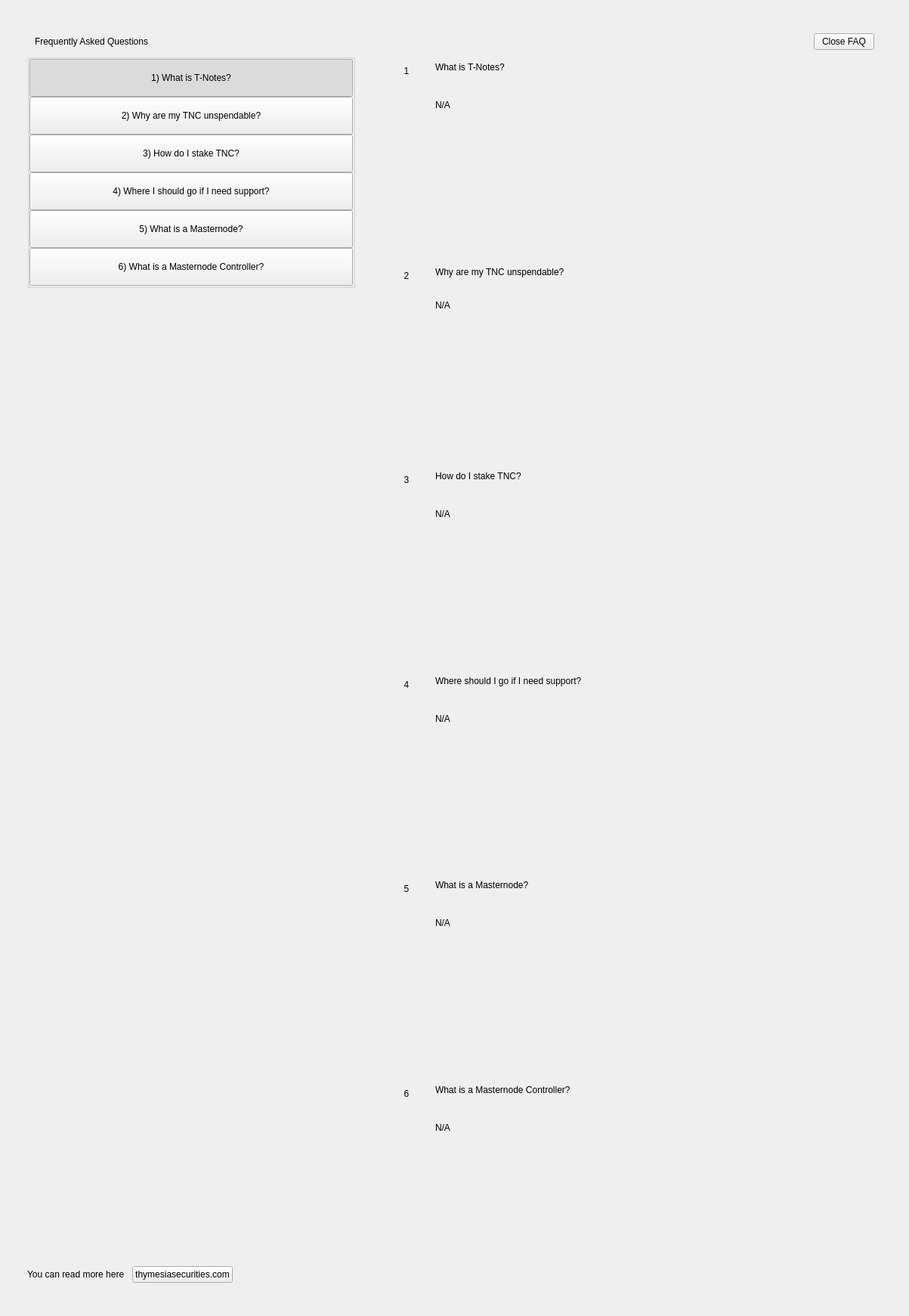
<?xml version="1.0" encoding="UTF-8"?>
<ui version="4.0">
 <class>SettingsFaqWidget</class>
 <widget class="QWidget" name="SettingsFaqWidget">
  <property name="geometry">
   <rect>
    <x>0</x>
    <y>0</y>
    <width>1203</width>
    <height>1741</height>
   </rect>
  </property>
  <property name="windowTitle">
   <string>Form</string>
  </property>
  <layout class="QHBoxLayout" name="horizontalLayout" stretch="0">
   <property name="spacing">
    <number>0</number>
   </property>
   <property name="leftMargin">
    <number>0</number>
   </property>
   <property name="topMargin">
    <number>0</number>
   </property>
   <property name="rightMargin">
    <number>0</number>
   </property>
   <property name="bottomMargin">
    <number>0</number>
   </property>
   <item>
    <widget class="PFBorderImage" name="container">
     <layout class="QVBoxLayout" name="verticalLayoutcont">
      <property name="leftMargin">
       <number>36</number>
      </property>
      <property name="topMargin">
       <number>44</number>
      </property>
      <property name="rightMargin">
       <number>36</number>
      </property>
      <property name="bottomMargin">
       <number>44</number>
      </property>
      <item>
       <layout class="QHBoxLayout" name="horizontalLayout_3">
        <property name="spacing">
         <number>0</number>
        </property>
        <property name="leftMargin">
         <number>10</number>
        </property>
        <property name="rightMargin">
         <number>10</number>
        </property>
        <item>
         <widget class="QLabel" name="labelTitle">
          <property name="text">
           <string>Frequently Asked Questions</string>
          </property>
         </widget>
        </item>
        <item>
         <spacer name="horizontalSpacer">
          <property name="orientation">
           <enum>Qt::Horizontal</enum>
          </property>
          <property name="sizeHint" stdset="0">
           <size>
            <width>40</width>
            <height>20</height>
           </size>
          </property>
         </spacer>
        </item>
        <item>
         <widget class="QPushButton" name="pushButtonExit">
          <property name="text">
           <string>Close FAQ</string>
          </property>
         </widget>
        </item>
       </layout>
      </item>
      <item>
       <layout class="QHBoxLayout" name="horizontalLayout_6" stretch="2,0,3">
        <item>
         <widget class="QWidget" name="left" native="true">
          <layout class="QVBoxLayout" name="verticalLayout_3">
           <property name="leftMargin">
            <number>0</number>
           </property>
           <property name="topMargin">
            <number>0</number>
           </property>
           <property name="rightMargin">
            <number>0</number>
           </property>
           <property name="bottomMargin">
            <number>0</number>
           </property>
           <item>
            <layout class="QVBoxLayout" name="verticalLayout_2">
             <property name="spacing">
              <number>0</number>
             </property>
             <item>
              <widget class="QWidget" name="containerButtons" native="true">
               <layout class="QVBoxLayout" name="verticalLayout">
                <property name="spacing">
                 <number>0</number>
                </property>
                <property name="leftMargin">
                 <number>0</number>
                </property>
                <property name="topMargin">
                 <number>0</number>
                </property>
                <property name="rightMargin">
                 <number>0</number>
                </property>
                <property name="bottomMargin">
                 <number>0</number>
                </property>
                <item>
                 <widget class="QGroupBox" name="groupBox">
                  <property name="title">
                   <string/>
                  </property>
                  <layout class="QVBoxLayout" name="verticalLayout_9">
                   <property name="spacing">
                    <number>0</number>
                   </property>
                   <property name="leftMargin">
                    <number>0</number>
                   </property>
                   <property name="topMargin">
                    <number>0</number>
                   </property>
                   <property name="rightMargin">
                    <number>0</number>
                   </property>
                   <property name="bottomMargin">
                    <number>0</number>
                   </property>
                   <item>
                    <widget class="QPushButton" name="pushButton_Intro">
                     <property name="minimumSize">
                      <size>
                       <width>0</width>
                       <height>50</height>
                      </size>
                     </property>
                     <property name="maximumSize">
                      <size>
                       <width>16777215</width>
                       <height>50</height>
                      </size>
                     </property>
                     <property name="focusPolicy">
                      <enum>Qt::NoFocus</enum>
                     </property>
                     <property name="text">
                      <string>1) What is T-Notes?</string>
                     </property>
                     <property name="checkable">
                      <bool>true</bool>
                     </property>
                     <property name="checked">
                      <bool>true</bool>
                     </property>
                     <property name="autoExclusive">
                      <bool>true</bool>
                     </property>
                    </widget>
                   </item>
                   <item>
                    <widget class="QPushButton" name="pushButton_UnspendableTNC">
                     <property name="minimumSize">
                      <size>
                       <width>0</width>
                       <height>50</height>
                      </size>
                     </property>
                     <property name="maximumSize">
                      <size>
                       <width>16777215</width>
                       <height>50</height>
                      </size>
                     </property>
                     <property name="focusPolicy">
                      <enum>Qt::NoFocus</enum>
                     </property>
                     <property name="text">
                      <string>2) Why are my TNC unspendable?</string>
                     </property>
                     <property name="checkable">
                      <bool>true</bool>
                     </property>
                     <property name="autoExclusive">
                      <bool>true</bool>
                     </property>
                    </widget>
                   </item>
                   <item>
                    <widget class="QPushButton" name="pushButton_Stake">
                     <property name="minimumSize">
                      <size>
                       <width>0</width>
                       <height>50</height>
                      </size>
                     </property>
                     <property name="focusPolicy">
                      <enum>Qt::NoFocus</enum>
                     </property>
                     <property name="text">
                      <string>3) How do I stake TNC?</string>
                     </property>
                     <property name="checkable">
                      <bool>true</bool>
                     </property>
                     <property name="autoExclusive">
                      <bool>true</bool>
                     </property>
                    </widget>
                   </item>
                   <item>
                    <widget class="QPushButton" name="pushButton_Support">
                     <property name="minimumSize">
                      <size>
                       <width>0</width>
                       <height>50</height>
                      </size>
                     </property>
                     <property name="focusPolicy">
                      <enum>Qt::NoFocus</enum>
                     </property>
                     <property name="text">
                      <string>4) Where I should go if I need support?</string>
                     </property>
                     <property name="checkable">
                      <bool>true</bool>
                     </property>
                     <property name="autoExclusive">
                      <bool>true</bool>
                     </property>
                    </widget>
                   </item>
                   <item>
                    <widget class="QPushButton" name="pushButton_Masternode">
                     <property name="minimumSize">
                      <size>
                       <width>0</width>
                       <height>50</height>
                      </size>
                     </property>
                     <property name="focusPolicy">
                      <enum>Qt::NoFocus</enum>
                     </property>
                     <property name="text">
                      <string>5) What is a Masternode?</string>
                     </property>
                     <property name="checkable">
                      <bool>true</bool>
                     </property>
                     <property name="autoExclusive">
                      <bool>true</bool>
                     </property>
                    </widget>
                   </item>
                   <item>
                    <widget class="QPushButton" name="pushButton_MNController">
                     <property name="minimumSize">
                      <size>
                       <width>0</width>
                       <height>50</height>
                      </size>
                     </property>
                     <property name="focusPolicy">
                      <enum>Qt::NoFocus</enum>
                     </property>
                     <property name="text">
                      <string>6) What is a Masternode Controller?</string>
                     </property>
                     <property name="checkable">
                      <bool>true</bool>
                     </property>
                     <property name="autoExclusive">
                      <bool>true</bool>
                     </property>
                    </widget>
                   </item>
                  </layout>
                 </widget>
                </item>
               </layout>
              </widget>
             </item>
             <item>
              <spacer name="verticalSpacer">
               <property name="orientation">
                <enum>Qt::Vertical</enum>
               </property>
               <property name="sizeHint" stdset="0">
                <size>
                 <width>20</width>
                 <height>40</height>
                </size>
               </property>
              </spacer>
             </item>
             <item>
              <layout class="QHBoxLayout" name="horizontalLayout_2">
               <item>
                <widget class="QLabel" name="labelWebLink">
                 <property name="text">
                  <string>You can read more here</string>
                 </property>
                </widget>
               </item>
               <item>
                <spacer name="horizontalSpacer_4">
                 <property name="orientation">
                  <enum>Qt::Horizontal</enum>
                 </property>
                 <property name="sizeType">
                  <enum>QSizePolicy::Minimum</enum>
                 </property>
                 <property name="sizeHint" stdset="0">
                  <size>
                   <width>10</width>
                   <height>20</height>
                  </size>
                 </property>
                </spacer>
               </item>
               <item>
                <widget class="QPushButton" name="pushButtonWebLink">
                 <property name="focusPolicy">
                  <enum>Qt::NoFocus</enum>
                 </property>
                 <property name="text">
                  <string>thymesiasecurities.com</string>
                 </property>
                </widget>
               </item>
               <item>
                <spacer name="horizontalSpacer_2">
                 <property name="orientation">
                  <enum>Qt::Horizontal</enum>
                 </property>
                 <property name="sizeHint" stdset="0">
                  <size>
                   <width>40</width>
                   <height>20</height>
                  </size>
                 </property>
                </spacer>
               </item>
              </layout>
             </item>
            </layout>
           </item>
          </layout>
         </widget>
        </item>
        <item>
         <spacer name="horizontalSpacer_3">
          <property name="orientation">
           <enum>Qt::Horizontal</enum>
          </property>
          <property name="sizeType">
           <enum>QSizePolicy::Minimum</enum>
          </property>
          <property name="sizeHint" stdset="0">
           <size>
            <width>40</width>
            <height>20</height>
           </size>
          </property>
         </spacer>
        </item>
        <item>
         <widget class="QWidget" name="right" native="true">
          <layout class="QVBoxLayout" name="verticalLayout_5">
           <property name="leftMargin">
            <number>0</number>
           </property>
           <property name="topMargin">
            <number>0</number>
           </property>
           <property name="rightMargin">
            <number>0</number>
           </property>
           <property name="bottomMargin">
            <number>0</number>
           </property>
           <item>
            <layout class="QVBoxLayout" name="verticalLayout_6">
             <property name="spacing">
              <number>0</number>
             </property>
             <item>
              <widget class="QScrollArea" name="scrollAreaFaq">
               <property name="styleSheet">
                <string notr="true">#scrollAreaFaq { background:transparent; }</string>
               </property>
               <property name="horizontalScrollBarPolicy">
                <enum>Qt::ScrollBarAlwaysOff</enum>
               </property>
               <property name="sizeAdjustPolicy">
                <enum>QAbstractScrollArea::AdjustIgnored</enum>
               </property>
               <property name="widgetResizable">
                <bool>true</bool>
               </property>
               <property name="alignment">
                <set>Qt::AlignLeading|Qt::AlignLeft|Qt::AlignTop</set>
               </property>
               <widget class="QWidget" name="scrollAreaWidgetContents">
                <property name="geometry">
                 <rect>
                  <x>0</x>
                  <y>0</y>
                  <width>642</width>
                  <height>1614</height>
                 </rect>
                </property>
                <property name="autoFillBackground">
                 <bool>false</bool>
                </property>
                <property name="styleSheet">
                 <string notr="true">#scrollAreaWidgetContents { background:transparent; }</string>
                </property>
                <layout class="QVBoxLayout" name="verticalLayout_7">
                 <property name="spacing">
                  <number>0</number>
                 </property>
                 <property name="sizeConstraint">
                  <enum>QLayout::SetDefaultConstraint</enum>
                 </property>
                 <property name="leftMargin">
                  <number>0</number>
                 </property>
                 <property name="topMargin">
                  <number>0</number>
                 </property>
                 <property name="rightMargin">
                  <number>0</number>
                 </property>
                 <property name="bottomMargin">
                  <number>0</number>
                 </property>
                 <item>
                  <widget class="QWidget" name="widget_Intro" native="true">
                   <property name="minimumSize">
                    <size>
                     <width>300</width>
                     <height>0</height>
                    </size>
                   </property>
                   <layout class="QHBoxLayout" name="horizontalLayout_Intro" stretch="0,1">
                    <item alignment="Qt::AlignTop">
                     <widget class="QLabel" name="labelNumber_Intro">
                      <property name="minimumSize">
                       <size>
                        <width>24</width>
                        <height>24</height>
                       </size>
                      </property>
                      <property name="maximumSize">
                       <size>
                        <width>16777215</width>
                        <height>24</height>
                       </size>
                      </property>
                      <property name="text">
                       <string>1</string>
                      </property>
                      <property name="alignment">
                       <set>Qt::AlignCenter</set>
                      </property>
                     </widget>
                    </item>
                    <item>
                     <layout class="QVBoxLayout" name="verticalLayout_Intro">
                      <property name="leftMargin">
                       <number>20</number>
                      </property>
                      <property name="rightMargin">
                       <number>20</number>
                      </property>
                      <item>
                       <widget class="QLabel" name="labelSubtitle_Intro">
                        <property name="text">
                         <string>What is T-Notes?</string>
                        </property>
                        <property name="wordWrap">
                         <bool>true</bool>
                        </property>
                       </widget>
                      </item>
                      <item>
                       <spacer name="verticalSpacer1_Intro">
                        <property name="orientation">
                         <enum>Qt::Vertical</enum>
                        </property>
                        <property name="sizeType">
                         <enum>QSizePolicy::Fixed</enum>
                        </property>
                        <property name="sizeHint" stdset="0">
                         <size>
                          <width>20</width>
                          <height>30</height>
                         </size>
                        </property>
                       </spacer>
                      </item>
                      <item>
                       <widget class="QLabel" name="labelContent_Intro">
                        <property name="text">
                         <string notr="true">N/A</string>
                        </property>
                        <property name="alignment">
                         <set>Qt::AlignLeading|Qt::AlignLeft|Qt::AlignTop</set>
                        </property>
                        <property name="wordWrap">
                         <bool>true</bool>
                        </property>
                       </widget>
                      </item>
                      <item>
                       <spacer name="verticalSpacer2_Intro">
                        <property name="orientation">
                         <enum>Qt::Vertical</enum>
                        </property>
                        <property name="sizeHint" stdset="0">
                         <size>
                          <width>20</width>
                          <height>20</height>
                         </size>
                        </property>
                       </spacer>
                      </item>
                     </layout>
                    </item>
                   </layout>
                  </widget>
                 </item>
                 <item>
                  <widget class="QWidget" name="widget_UnspendableTNC" native="true">
                   <layout class="QHBoxLayout" name="horizontalPage_UnspendableTNC" stretch="0,1">
                    <item alignment="Qt::AlignTop">
                     <widget class="QLabel" name="labelNumber_UnspendableTNC">
                      <property name="minimumSize">
                       <size>
                        <width>24</width>
                        <height>24</height>
                       </size>
                      </property>
                      <property name="maximumSize">
                       <size>
                        <width>16777215</width>
                        <height>24</height>
                       </size>
                      </property>
                      <property name="text">
                       <string>2</string>
                      </property>
                      <property name="alignment">
                       <set>Qt::AlignCenter</set>
                      </property>
                     </widget>
                    </item>
                    <item>
                     <layout class="QVBoxLayout" name="verticalLayout_UnspendableTNC">
                      <property name="spacing">
                       <number>0</number>
                      </property>
                      <property name="leftMargin">
                       <number>20</number>
                      </property>
                      <property name="rightMargin">
                       <number>20</number>
                      </property>
                      <item>
                       <widget class="QLabel" name="labelSubtitle_UnspendableTNC">
                        <property name="text">
                         <string>Why are my TNC unspendable?</string>
                        </property>
                        <property name="wordWrap">
                         <bool>true</bool>
                        </property>
                       </widget>
                      </item>
                      <item>
                       <spacer name="verticalSpacer1_UnspendableTNC">
                        <property name="orientation">
                         <enum>Qt::Vertical</enum>
                        </property>
                        <property name="sizeType">
                         <enum>QSizePolicy::Fixed</enum>
                        </property>
                        <property name="sizeHint" stdset="0">
                         <size>
                          <width>20</width>
                          <height>30</height>
                         </size>
                        </property>
                       </spacer>
                      </item>
                      <item>
                       <widget class="QLabel" name="labelContent_UnspendableTNC">
                        <property name="text">
                         <string notr="true">N/A</string>
                        </property>
                        <property name="alignment">
                         <set>Qt::AlignLeading|Qt::AlignLeft|Qt::AlignTop</set>
                        </property>
                        <property name="wordWrap">
                         <bool>true</bool>
                        </property>
                       </widget>
                      </item>
                      <item>
                       <spacer name="verticalSpacer2_UnspendableTNC">
                        <property name="orientation">
                         <enum>Qt::Vertical</enum>
                        </property>
                        <property name="sizeHint" stdset="0">
                         <size>
                          <width>20</width>
                          <height>20</height>
                         </size>
                        </property>
                       </spacer>
                      </item>
                     </layout>
                    </item>
                   </layout>
                  </widget>
                 </item>
                 <item>
                  <widget class="QWidget" name="widget_Stake" native="true">
                   <layout class="QHBoxLayout" name="horizontalpage_Stake" stretch="0,1">
                    <item alignment="Qt::AlignTop">
                     <widget class="QLabel" name="labelNumber_Stake">
                      <property name="minimumSize">
                       <size>
                        <width>24</width>
                        <height>24</height>
                       </size>
                      </property>
                      <property name="maximumSize">
                       <size>
                        <width>16777215</width>
                        <height>24</height>
                       </size>
                      </property>
                      <property name="text">
                       <string>3</string>
                      </property>
                      <property name="alignment">
                       <set>Qt::AlignCenter</set>
                      </property>
                     </widget>
                    </item>
                    <item>
                     <layout class="QVBoxLayout" name="verticalLayoutpage_Stake">
                      <property name="leftMargin">
                       <number>20</number>
                      </property>
                      <property name="rightMargin">
                       <number>20</number>
                      </property>
                      <item>
                       <widget class="QLabel" name="labelSubtitle_Stake">
                        <property name="text">
                         <string>How do I stake TNC?</string>
                        </property>
                        <property name="wordWrap">
                         <bool>true</bool>
                        </property>
                       </widget>
                      </item>
                      <item>
                       <spacer name="verticalSpacer1_Stake">
                        <property name="orientation">
                         <enum>Qt::Vertical</enum>
                        </property>
                        <property name="sizeType">
                         <enum>QSizePolicy::Fixed</enum>
                        </property>
                        <property name="sizeHint" stdset="0">
                         <size>
                          <width>20</width>
                          <height>30</height>
                         </size>
                        </property>
                       </spacer>
                      </item>
                      <item>
                       <widget class="QLabel" name="labelContent_Stake">
                        <property name="text">
                         <string notr="true">N/A</string>
                        </property>
                        <property name="alignment">
                         <set>Qt::AlignLeading|Qt::AlignLeft|Qt::AlignTop</set>
                        </property>
                        <property name="wordWrap">
                         <bool>true</bool>
                        </property>
                       </widget>
                      </item>
                      <item>
                       <spacer name="verticalSpacer2_Stake">
                        <property name="orientation">
                         <enum>Qt::Vertical</enum>
                        </property>
                        <property name="sizeHint" stdset="0">
                         <size>
                          <width>20</width>
                          <height>20</height>
                         </size>
                        </property>
                       </spacer>
                      </item>
                     </layout>
                    </item>
                   </layout>
                  </widget>
                 </item>
                 <item>
                  <widget class="QWidget" name="widget_Support" native="true">
                   <layout class="QHBoxLayout" name="horizontalpage_Support" stretch="0,1">
                    <item alignment="Qt::AlignTop">
                     <widget class="QLabel" name="labelNumber_Support">
                      <property name="minimumSize">
                       <size>
                        <width>24</width>
                        <height>24</height>
                       </size>
                      </property>
                      <property name="maximumSize">
                       <size>
                        <width>16777215</width>
                        <height>24</height>
                       </size>
                      </property>
                      <property name="text">
                       <string>4</string>
                      </property>
                      <property name="alignment">
                       <set>Qt::AlignCenter</set>
                      </property>
                     </widget>
                    </item>
                    <item>
                     <layout class="QVBoxLayout" name="verticalLayoutpage_Support">
                      <property name="leftMargin">
                       <number>20</number>
                      </property>
                      <property name="rightMargin">
                       <number>20</number>
                      </property>
                      <item>
                       <widget class="QLabel" name="labelSubtitle_Support">
                        <property name="text">
                         <string>Where should I go if I need support?</string>
                        </property>
                        <property name="wordWrap">
                         <bool>true</bool>
                        </property>
                       </widget>
                      </item>
                      <item>
                       <spacer name="verticalSpacer1_Support">
                        <property name="orientation">
                         <enum>Qt::Vertical</enum>
                        </property>
                        <property name="sizeType">
                         <enum>QSizePolicy::Fixed</enum>
                        </property>
                        <property name="sizeHint" stdset="0">
                         <size>
                          <width>20</width>
                          <height>30</height>
                         </size>
                        </property>
                       </spacer>
                      </item>
                      <item>
                       <widget class="QLabel" name="labelContent_Support">
                        <property name="text">
                         <string notr="true">N/A</string>
                        </property>
                        <property name="alignment">
                         <set>Qt::AlignLeading|Qt::AlignLeft|Qt::AlignTop</set>
                        </property>
                        <property name="wordWrap">
                         <bool>true</bool>
                        </property>
                       </widget>
                      </item>
                      <item>
                       <spacer name="verticalSpacer2_Support">
                        <property name="orientation">
                         <enum>Qt::Vertical</enum>
                        </property>
                        <property name="sizeHint" stdset="0">
                         <size>
                          <width>20</width>
                          <height>20</height>
                         </size>
                        </property>
                       </spacer>
                      </item>
                     </layout>
                    </item>
                   </layout>
                  </widget>
                 </item>
                 <item>
                  <widget class="QWidget" name="widget_Masternode" native="true">
                   <layout class="QHBoxLayout" name="horizontalpage_Masternode" stretch="0,1">
                    <item alignment="Qt::AlignTop">
                     <widget class="QLabel" name="labelNumber_Masternode">
                      <property name="minimumSize">
                       <size>
                        <width>24</width>
                        <height>24</height>
                       </size>
                      </property>
                      <property name="maximumSize">
                       <size>
                        <width>16777215</width>
                        <height>24</height>
                       </size>
                      </property>
                      <property name="text">
                       <string>5</string>
                      </property>
                      <property name="alignment">
                       <set>Qt::AlignCenter</set>
                      </property>
                     </widget>
                    </item>
                    <item>
                     <layout class="QVBoxLayout" name="verticalLayoutpage_Masternode">
                      <property name="leftMargin">
                       <number>20</number>
                      </property>
                      <property name="rightMargin">
                       <number>20</number>
                      </property>
                      <item>
                       <widget class="QLabel" name="labelSubtitle_Masternode">
                        <property name="text">
                         <string>What is a Masternode?</string>
                        </property>
                        <property name="wordWrap">
                         <bool>true</bool>
                        </property>
                       </widget>
                      </item>
                      <item>
                       <spacer name="verticalSpacer1_Masternode">
                        <property name="orientation">
                         <enum>Qt::Vertical</enum>
                        </property>
                        <property name="sizeType">
                         <enum>QSizePolicy::Fixed</enum>
                        </property>
                        <property name="sizeHint" stdset="0">
                         <size>
                          <width>20</width>
                          <height>30</height>
                         </size>
                        </property>
                       </spacer>
                      </item>
                      <item>
                       <widget class="QLabel" name="labelContent_Masternode">
                        <property name="text">
                         <string notr="true">N/A</string>
                        </property>
                        <property name="alignment">
                         <set>Qt::AlignLeading|Qt::AlignLeft|Qt::AlignTop</set>
                        </property>
                        <property name="wordWrap">
                         <bool>true</bool>
                        </property>
                       </widget>
                      </item>
                      <item>
                       <spacer name="verticalSpacer2_Masternode">
                        <property name="orientation">
                         <enum>Qt::Vertical</enum>
                        </property>
                        <property name="sizeHint" stdset="0">
                         <size>
                          <width>20</width>
                          <height>20</height>
                         </size>
                        </property>
                       </spacer>
                      </item>
                     </layout>
                    </item>
                   </layout>
                  </widget>
                 </item>
                 <item>
                  <widget class="QWidget" name="widget_MNController" native="true">
                   <layout class="QHBoxLayout" name="horizontalpage_MNController" stretch="0,1">
                    <item alignment="Qt::AlignTop">
                     <widget class="QLabel" name="labelNumber_MNController">
                      <property name="minimumSize">
                       <size>
                        <width>24</width>
                        <height>24</height>
                       </size>
                      </property>
                      <property name="maximumSize">
                       <size>
                        <width>16777215</width>
                        <height>24</height>
                       </size>
                      </property>
                      <property name="text">
                       <string>6</string>
                      </property>
                      <property name="alignment">
                       <set>Qt::AlignCenter</set>
                      </property>
                     </widget>
                    </item>
                    <item>
                     <layout class="QVBoxLayout" name="verticalLayoutpage_MNController">
                      <property name="leftMargin">
                       <number>20</number>
                      </property>
                      <property name="rightMargin">
                       <number>20</number>
                      </property>
                      <item>
                       <widget class="QLabel" name="labelSubtitle_MNController">
                        <property name="text">
                         <string>What is a Masternode Controller?</string>
                        </property>
                        <property name="wordWrap">
                         <bool>true</bool>
                        </property>
                       </widget>
                      </item>
                      <item>
                       <spacer name="verticalSpacer1_MNController">
                        <property name="orientation">
                         <enum>Qt::Vertical</enum>
                        </property>
                        <property name="sizeType">
                         <enum>QSizePolicy::Fixed</enum>
                        </property>
                        <property name="sizeHint" stdset="0">
                         <size>
                          <width>20</width>
                          <height>30</height>
                         </size>
                        </property>
                       </spacer>
                      </item>
                      <item>
                       <widget class="QLabel" name="labelContent_MNController">
                        <property name="text">
                         <string notr="true">N/A</string>
                        </property>
                        <property name="alignment">
                         <set>Qt::AlignLeading|Qt::AlignLeft|Qt::AlignTop</set>
                        </property>
                        <property name="wordWrap">
                         <bool>true</bool>
                        </property>
                       </widget>
                      </item>
                      <item>
                       <spacer name="verticalSpacer2_MNController">
                        <property name="orientation">
                         <enum>Qt::Vertical</enum>
                        </property>
                        <property name="sizeHint" stdset="0">
                         <size>
                          <width>20</width>
                          <height>20</height>
                         </size>
                        </property>
                       </spacer>
                      </item>
                     </layout>
                    </item>
                   </layout>
                  </widget>
                 </item>
                </layout>
               </widget>
              </widget>
             </item>
            </layout>
           </item>
          </layout>
         </widget>
        </item>
       </layout>
      </item>
     </layout>
    </widget>
   </item>
  </layout>
 </widget>
 <customwidgets>
  <customwidget>
   <class>PFBorderImage</class>
   <extends>QFrame</extends>
   <header>qt/t_notes/pfborderimage.h</header>
   <container>1</container>
  </customwidget>
 </customwidgets>
 <resources/>
 <connections/>
</ui>
